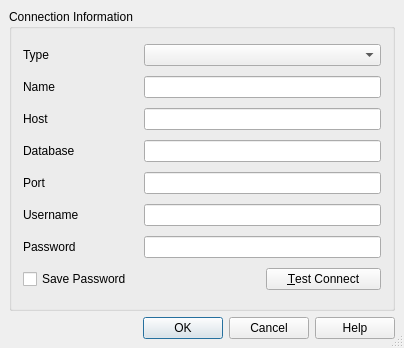
<?xml version="1.0" encoding="UTF-8"?>
<ui version="4.0">
 <class>NewOgrConnectionBase</class>
 <widget class="QDialog" name="NewOgrConnectionBase">
  <property name="geometry">
   <rect>
    <x>0</x>
    <y>0</y>
    <width>404</width>
    <height>348</height>
   </rect>
  </property>
  <property name="sizePolicy">
   <sizepolicy hsizetype="MinimumExpanding" vsizetype="MinimumExpanding">
    <horstretch>0</horstretch>
    <verstretch>0</verstretch>
   </sizepolicy>
  </property>
  <property name="windowTitle">
   <string>Create a New OGR Database connection</string>
  </property>
  <property name="sizeGripEnabled">
   <bool>true</bool>
  </property>
  <property name="modal">
   <bool>true</bool>
  </property>
  <layout class="QGridLayout">
   <property name="leftMargin">
    <number>9</number>
   </property>
   <property name="topMargin">
    <number>9</number>
   </property>
   <property name="rightMargin">
    <number>9</number>
   </property>
   <property name="bottomMargin">
    <number>9</number>
   </property>
   <property name="spacing">
    <number>6</number>
   </property>
   <item row="0" column="0">
    <widget class="QGroupBox" name="GroupBox1">
     <property name="title">
      <string>Connection Information</string>
     </property>
     <layout class="QGridLayout" name="gridLayout_1">
      <item row="0" column="0">
       <widget class="QLabel" name="label">
        <property name="text">
         <string>Type</string>
        </property>
        <property name="buddy">
         <cstring>cmbDatabaseTypes</cstring>
        </property>
       </widget>
      </item>
      <item row="0" column="1" colspan="2">
       <widget class="QComboBox" name="cmbDatabaseTypes"/>
      </item>
      <item row="1" column="0">
       <widget class="QLabel" name="TextLabel1_2">
        <property name="text">
         <string>Name</string>
        </property>
        <property name="buddy">
         <cstring>txtName</cstring>
        </property>
       </widget>
      </item>
      <item row="1" column="1" colspan="2">
       <widget class="QLineEdit" name="txtName">
        <property name="toolTip">
         <string>Name of the new connection</string>
        </property>
       </widget>
      </item>
      <item row="2" column="0">
       <widget class="QLabel" name="TextLabel1">
        <property name="text">
         <string>Host</string>
        </property>
        <property name="buddy">
         <cstring>txtHost</cstring>
        </property>
       </widget>
      </item>
      <item row="2" column="1" colspan="2">
       <widget class="QLineEdit" name="txtHost"/>
      </item>
      <item row="3" column="0">
       <widget class="QLabel" name="TextLabel2">
        <property name="text">
         <string>Database</string>
        </property>
        <property name="buddy">
         <cstring>txtDatabase</cstring>
        </property>
       </widget>
      </item>
      <item row="3" column="1" colspan="2">
       <widget class="QLineEdit" name="txtDatabase"/>
      </item>
      <item row="4" column="0">
       <widget class="QLabel" name="TextLabel2_2">
        <property name="text">
         <string>Port</string>
        </property>
        <property name="buddy">
         <cstring>txtPort</cstring>
        </property>
       </widget>
      </item>
      <item row="4" column="1" colspan="2">
       <widget class="QLineEdit" name="txtPort">
        <property name="text">
         <string/>
        </property>
       </widget>
      </item>
      <item row="5" column="0">
       <widget class="QLabel" name="TextLabel3">
        <property name="text">
         <string>Username</string>
        </property>
        <property name="buddy">
         <cstring>txtUsername</cstring>
        </property>
       </widget>
      </item>
      <item row="5" column="1" colspan="2">
       <widget class="QLineEdit" name="txtUsername"/>
      </item>
      <item row="6" column="0">
       <widget class="QLabel" name="TextLabel3_2">
        <property name="text">
         <string>Password</string>
        </property>
        <property name="buddy">
         <cstring>txtPassword</cstring>
        </property>
       </widget>
      </item>
      <item row="6" column="1" colspan="2">
       <widget class="QLineEdit" name="txtPassword">
        <property name="echoMode">
         <enum>QLineEdit::Password</enum>
        </property>
       </widget>
      </item>
      <item row="7" column="0">
       <widget class="QCheckBox" name="chkStorePassword">
        <property name="text">
         <string>Save Password</string>
        </property>
       </widget>
      </item>
      <item row="7" column="2">
       <widget class="QPushButton" name="btnConnect">
        <property name="text">
         <string>&amp;Test Connect</string>
        </property>
       </widget>
      </item>
     </layout>
    </widget>
   </item>
   <item row="1" column="0">
    <widget class="QDialogButtonBox" name="buttonBox">
     <property name="standardButtons">
      <set>QDialogButtonBox::Cancel|QDialogButtonBox::Help|QDialogButtonBox::Ok</set>
     </property>
    </widget>
   </item>
  </layout>
 </widget>
 <layoutdefault spacing="6" margin="11"/>
 <tabstops>
  <tabstop>cmbDatabaseTypes</tabstop>
  <tabstop>txtName</tabstop>
  <tabstop>txtHost</tabstop>
  <tabstop>txtDatabase</tabstop>
  <tabstop>txtPort</tabstop>
  <tabstop>txtUsername</tabstop>
  <tabstop>txtPassword</tabstop>
  <tabstop>chkStorePassword</tabstop>
  <tabstop>btnConnect</tabstop>
  <tabstop>buttonBox</tabstop>
 </tabstops>
 <resources/>
 <connections>
  <connection>
   <sender>buttonBox</sender>
   <signal>accepted()</signal>
   <receiver>NewOgrConnectionBase</receiver>
   <slot>accept()</slot>
   <hints>
    <hint type="sourcelabel">
     <x>246</x>
     <y>531</y>
    </hint>
    <hint type="destinationlabel">
     <x>283</x>
     <y>278</y>
    </hint>
   </hints>
  </connection>
  <connection>
   <sender>buttonBox</sender>
   <signal>rejected()</signal>
   <receiver>NewOgrConnectionBase</receiver>
   <slot>reject()</slot>
   <hints>
    <hint type="sourcelabel">
     <x>155</x>
     <y>531</y>
    </hint>
    <hint type="destinationlabel">
     <x>283</x>
     <y>250</y>
    </hint>
   </hints>
  </connection>
 </connections>
</ui>
